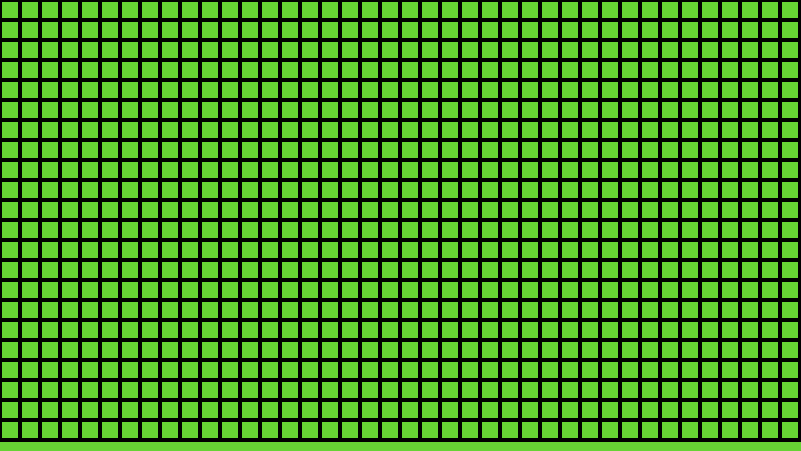
Frame 1 (no input)
Frame 60 (no input): identical to frame 1, image omitted
Frame 120 (the mouse pressed at the canvas centre since frame 60): identical to frame 1, image omitted

The p5.js sketch that drew this single still picture (run headless with seeded random() and noise() and a simulated clock; from frame 60 on, the mouse is pressed at the canvas centre):

// p5.js sketch
// ── sketch.js
// Daniel Shiffman
// http://codingtra.in
// http://patreon.com/codingtrain

// Minesweeper
// Video: https://youtu.be/LFU5ZlrR21E

function make2DArray(cols, rows) {
  var arr = new Array(cols);
  for (var i = 0; i < arr.length; i++) {
    arr[i] = new Array(rows);
  }
  return arr;
}

var grid;
var cols;
var rows;
var w = 20;

var totalBees = 30;

function setup() {
  createCanvas(801, 451);
  translate(200,0);
  cols = floor(width / w);
  rows = floor(height / w);
  grid = make2DArray(cols, rows);
  for (var i = 0; i < cols; i++) {
    for (var j = 0; j < rows; j++) {
      grid[i][j] = new Cell(i, j, w);
    }
  }

  // Pick totalBees spots
  var options = [];
  for (var i = 0; i < cols; i++) {
    for (var j = 0; j < rows; j++) {
      options.push([i, j]);
    }
  }


  for (var n = 0; n < totalBees; n++) {
    var index = floor(random(options.length));
    var choice = options[index];
    var i = choice[0];
    var j = choice[1];
    // Deletes that spot so it's no longer an option
    options.splice(index, 1);
    grid[i][j].bee = true;
  }


  for (var i = 0; i < cols; i++) {
    for (var j = 0; j < rows; j++) {
      grid[i][j].countBees();
    }
  }

}

function gameOver() {
  for (var i = 0; i < cols; i++) {
    for (var j = 0; j < rows; j++) {
      grid[i][j].revealed = true;
    }
  }
}

function mousePressed() {
  for (var i = 0; i < cols; i++) {
    for (var j = 0; j < rows; j++) {
      if (grid[i][j].contains(mouseX, mouseY)) {
        grid[i][j].reveal();

        if (grid[i][j].bee) {
          gameOver();
        }

      }
    }
  }
}

function draw() {
  background(102,211,52);
  for (var i = 0; i < cols; i++) {
    for (var j = 0; j < rows; j++) {
      grid[i][j].show();
    }
  }
}
// ── cell.js
// Daniel Shiffman
// http://codingtra.in
// http://patreon.com/codingtrain

// Minesweeper
// Video: https://youtu.be/LFU5ZlrR21E

function Cell(i, j, w) {
  this.i = i;
  this.j = j;
  this.x = i * w;
  this.y = j * w;
  this.w = w;
  this.neighborCount = 0;

  this.bee = false;
  this.revealed = false;
}

Cell.prototype.show = function() {
  stroke(0);
  strokeWeight(4);
  noFill();
  rect(this.x, this.y, this.w, this.w);
  if (this.revealed) {
    if (this.bee) {
      fill(112,50,126);
      ellipse(this.x + this.w * 0.5, this.y + this.w * 0.5, this.w * 0.5);
    } else {
      fill(146,83,161);
      rect(this.x, this.y, this.w, this.w);
      if (this.neighborCount > 0) {
        textAlign(CENTER);
        fill(0);
        text(this.neighborCount, this.x + this.w * 0.5, this.y + this.w - 6);
      }
    }
  }
}

Cell.prototype.countBees = function() {
  if (this.bee) {
    this.neighborCount = -1;
    return;
  }
  var total = 0;
  for (var xoff = -1; xoff <= 1; xoff++) {
    var i = this.i + xoff;
    if (i < 0 || i >= cols) continue;

    for (var yoff = -1; yoff <= 1; yoff++) {
      var j = this.j + yoff;
      if (j < 0 || j >= rows) continue;

      var neighbor = grid[i][j];
      if (neighbor.bee) {
        total++;
      }
    }
  }
  this.neighborCount = total;
}

Cell.prototype.contains = function(x, y) {
  return (x > this.x && x < this.x + this.w && y > this.y && y < this.y + this.w);
}

Cell.prototype.reveal = function() {
  this.revealed = true;
  if (this.neighborCount == 0) {
    // flood fill time
    this.floodFill();
  }
}

Cell.prototype.floodFill = function() {
  for (var xoff = -1; xoff <= 1; xoff++) {
    var i = this.i + xoff;
    if (i < 0 || i >= cols) continue;

    for (var yoff = -1; yoff <= 1; yoff++) {
      var j = this.j + yoff;
      if (j < 0 || j >= rows) continue;

      var neighbor = grid[i][j];
      // Note the neighbor.bee check was not required.
      // See issue #184
      if (!neighbor.revealed) {
        neighbor.reveal();
      }
    }
  }
}
